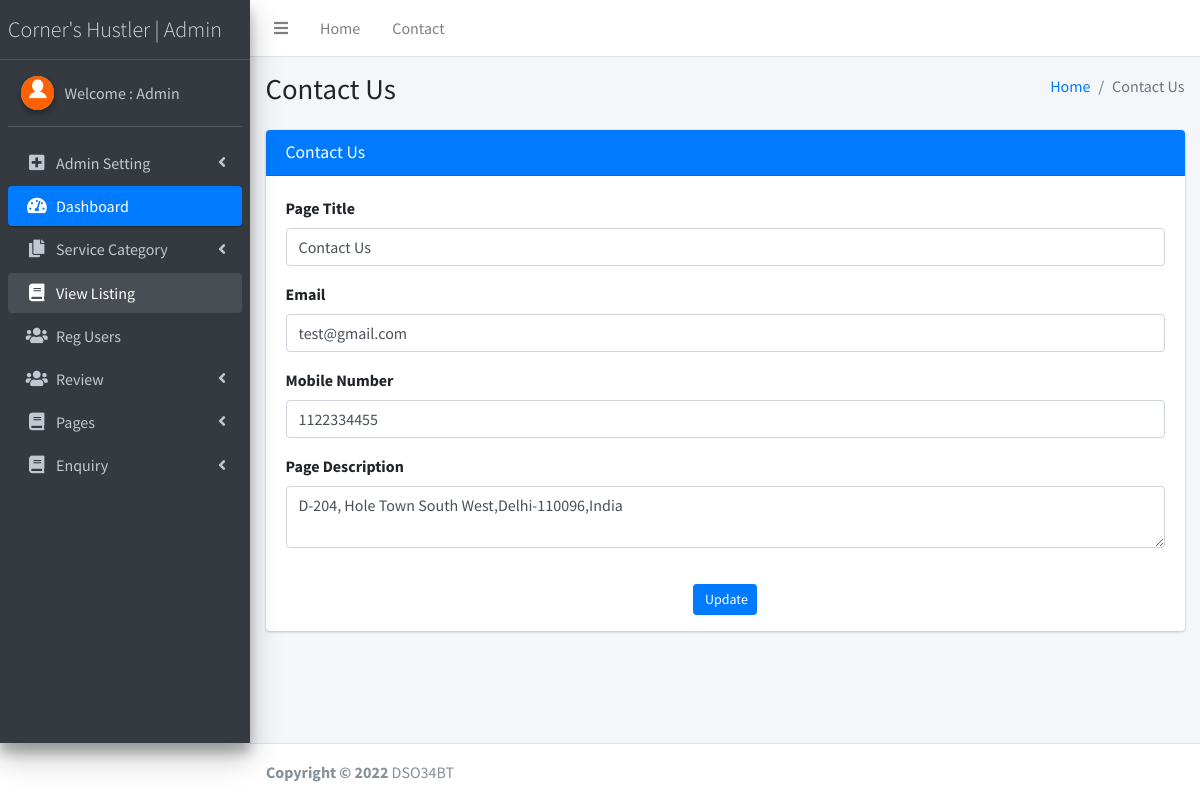
The page /admin/contact-us.php (signed in) on the database its author committed.
### tables this page shows
CREATE TABLE `tblpage` (
  `ID` int(10) NOT NULL,
  `PageType` varchar(50) DEFAULT NULL,
  `PageTitle` varchar(200) DEFAULT NULL,
  `PageDescription` mediumtext DEFAULT NULL,
  `Email` varchar(200) DEFAULT NULL,
  `MobileNumber` bigint(10) DEFAULT NULL,
  `UpdationDate` timestamp NOT NULL DEFAULT current_timestamp() ON UPDATE current_timestamp()
);

### admin/contact-us.php (the view, shortened to what this page needs)
<?php
if (strlen($_SESSION['lssemsaid']==0)) {
  header('location:logout.php');
  } else{
  ?>
<!DOCTYPE html>
<html>
<head>
  <link rel="stylesheet" href="plugins/fontawesome-free/css/all.min.css">
  <link rel="stylesheet" href="https://code.ionicframework.com/ionicons/2.0.1/css/ionicons.min.css">
  <link rel="stylesheet" href="dist/css/adminlte.min.css">
</head>
<body class="hold-transition sidebar-mini">
<div class="wrapper">
  <?php include_once('includes/header.php');?>
<?php include_once('includes/sidebar.php');?>
  <div class="content-wrapper">
    <section class="content-header">
      <div class="container-fluid">
        <div class="row mb-2">
          <div class="col-sm-6">
            <h1>Contact Us</h1>
          </div>
          <div class="col-sm-6">
            <ol class="breadcrumb float-sm-right">
              <li class="breadcrumb-item"><a href="dashboard.php">Home</a></li>
              <li class="breadcrumb-item active">Contact Us</li>
            </ol>
          </div>
        </div>
      </div>
    </section>
    <section class="content">
      <div class="container-fluid">
        <div class="row">
          <div class="col-md-12">
            <div class="card card-primary">
              <div class="card-header">
                <h3 class="card-title">Contact Us</h3>
              </div>
             <form action="#" method="post" enctype="multipart/form-data">
              <?php
$sql="SELECT * from  tblpage where PageType='contactus'";
$query = $dbh -> prepare($sql);
$query->execute();
$results=$query->fetchAll(PDO::FETCH_OBJ);
$cnt=1;
if($query->rowCount() > 0)
{
foreach($results as $row)
{               ?>
                            <div class="card-body card-block">
                                <div class="form-group"><label for="company" class=" form-control-label">Page Title</label><input type="text" name="pagetitle" id="pagetitle" required="true" value="<?php  echo $row->PageTitle;?>" class="form-control"></div>
                                    <div class="form-group"><label for="vat" class=" form-control-label">Email</label><input type="email" name="email" id="email" required="true" value="<?php  echo $row->Email;?>" class="form-control"></div>
                                    <div class="form-group"><label for="vat" class=" form-control-label">Mobile Number</label><input type="text" name="mobnum" id="mobnum" required="true" value="<?php  echo $row->MobileNumber;?>" maxlength="10" patttern="[0-9]+" class="form-control"></div>
                                    <div class="form-group"><label for="vat" class=" form-control-label">Page Description</label><textarea type="text" name="pagedes" id="pagedes" required="true"class="form-control"><?php  echo $row->PageDescription;?></textarea></div>
                                                    </div>
                                                  <?php $cnt=$cnt+1;}} ?>
                                                    <p style="text-align: center;"><button type="submit" class="btn btn-primary btn-sm" name="submit" id="submit">
                                                            <i class="fa fa-dot-circle-o"></i> Update
                                                        </button></p>
                                                </div>
            </div>
          </div>
        </div>
      </div>
  </div>
<?php include_once('includes/footer.php');?>
</body>
</html>
<?php }  ?>

### admin/includes/sidebar.php (shortened to what this page needs)
  <aside class="main-sidebar sidebar-dark-primary elevation-4">
    <a href="dashboard.php" class="brand-link" style="font-weight:bold; font-size:22px;">
      <span class="brand-text font-weight-light">Corner's Hustler | Admin</span>
    </a>
    <div class="sidebar">
      <div class="user-panel mt-3 pb-3 mb-3 d-flex">
        <div class="image">
          <img src="dist/img/download.png" class="img-circle elevation-2" alt="User Image">
        </div>
        <div class="info">
<?php
$aid=$_SESSION['lssemsaid'];
$sql="SELECT AdminName from  tbladmin where ID=:aid";
$query = $dbh -> prepare($sql);
$query->bindParam(':aid',$aid,PDO::PARAM_STR);
$query->execute();
$results=$query->fetchAll(PDO::FETCH_OBJ);
$cnt=1;
if($query->rowCount() > 0)
{
foreach($results as $row)
{               ?>
          <a href="admin-profile.php" class="d-block">Welcome : <?php  echo $row->AdminName;?></a>
          <?php $cnt=$cnt+1;}} ?>
        </div>
      </div>
      <nav class="mt-2">
        <ul class="nav nav-pills nav-sidebar flex-column" data-widget="treeview" role="menu" data-accordion="false">
            <li class="nav-item has-treeview">
            <a href="#" class="nav-link">
              <i class="nav-icon fas fa-plus-square"></i>
              <p>
                Admin Setting
                <i class="fas fa-angle-left right"></i>
              </p>
            </a>
          </li>
          <li class="nav-item has-treeview menu-open">
            <a href="dashboard.php" class="nav-link active">
              <i class="nav-icon fas fa-tachometer-alt"></i>
              <p>
                Dashboard
               </p>
            </a>
          </li>
          <li class="nav-item has-treeview">
            <a href="#" class="nav-link">
              <i class="nav-icon fas fa-copy"></i>
              <p>
                Service Category
                <i class="fas fa-angle-left right"></i>
              </p>
            </a>
          </li>
           <li class="nav-item has-treeview menu-open">
            <a href="listing.php" class="nav-link">
              <i class="nav-icon fas fa-book"></i>
              <p>
                View Listing
               </p>
            </a>
          </li>
          <li class="nav-item has-treeview">
            <a href="reg-users.php" class="nav-link">
              <i class="nav-icon fas fa-users"></i>
              <p>
                Reg Users
               </p>
            </a>
          </li>
<li class="nav-item has-treeview">
            <a href="#" class="nav-link">
              <i class="nav-icon fas fa-users"></i>
              <p>
                Review
                <i class="right fas fa-angle-left"></i>
              </p>
            </a>
          </li>
          <li class="nav-item has-treeview">
            <a href="#" class="nav-link">
              <i class="nav-icon fas fa-book"></i>
              <p>
                Pages
                <i class="fas fa-angle-left right"></i>
              </p>
            </a>
          </li>
       <li class="nav-item has-treeview">
            <a href="#" class="nav-link">
              <i class="nav-icon fas fa-book"></i>
              <p>
                Enquiry
                <i class="fas fa-angle-left right"></i>
              </p>
            </a>
          </li>
        </ul>
      </nav>
    </div>
  </aside>

### rows shown on the page
tblpage: pagetitle "Contact Us", email "test@gmail.com", mobnum "1122334455", pagedes "D-204, Hole Town South West,Delhi-110096,India"

### other values the page prints
$row->AdminName "Admin"
